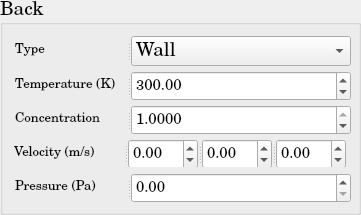
          <widget class="QGroupBox" name="DM_BoundaryCondition_Back">
           <property name="minimumSize">
            <size>
             <width>361</width>
             <height>215</height>
            </size>
           </property>
           <property name="maximumSize">
            <size>
             <width>361</width>
             <height>215</height>
            </size>
           </property>
           <property name="font">
            <font>
             <family>Century Schoolbook L</family>
             <pointsize>14</pointsize>
             <weight>50</weight>
             <bold>false</bold>
            </font>
           </property>
           <property name="title">
            <string>Back</string>
           </property>
           <layout class="QGridLayout" name="gridLayout_35">
            <item row="0" column="0">
             <widget class="QSplitter" name="splitter_96">
              <property name="minimumSize">
               <size>
                <width>338</width>
                <height>30</height>
               </size>
              </property>
              <property name="maximumSize">
               <size>
                <width>336</width>
                <height>30</height>
               </size>
              </property>
              <property name="orientation">
               <enum>Qt::Horizontal</enum>
              </property>
              <widget class="QLabel" name="DM_BC_Type_Back">
               <property name="minimumSize">
                <size>
                 <width>110</width>
                 <height>30</height>
                </size>
               </property>
               <property name="maximumSize">
                <size>
                 <width>110</width>
                 <height>30</height>
                </size>
               </property>
               <property name="text">
                <string>&lt;html&gt;&lt;head/&gt;&lt;body&gt;&lt;p&gt;&lt;span style=&quot; font-size:10pt;&quot;&gt;Type&lt;/span&gt;&lt;/p&gt;&lt;/body&gt;&lt;/html&gt;</string>
               </property>
              </widget>
              <widget class="QComboBox" name="DM_BC_Type_Back_ComboBox">
               <property name="minimumSize">
                <size>
                 <width>220</width>
                 <height>30</height>
                </size>
               </property>
               <property name="maximumSize">
                <size>
                 <width>220</width>
                 <height>30</height>
                </size>
               </property>
               <item>
                <property name="text">
                 <string>Wall</string>
                </property>
               </item>
               <item>
                <property name="text">
                 <string>Inlet</string>
                </property>
               </item>
               <item>
                <property name="text">
                 <string>Outlet</string>
                </property>
               </item>
               <item>
                <property name="text">
                 <string>Neumann</string>
                </property>
               </item>
               <item>
                <property name="text">
                 <string>Dirichlet</string>
                </property>
               </item>
              </widget>
             </widget>
            </item>
            <item row="1" column="0">
             <widget class="QSplitter" name="splitter_97">
              <property name="minimumSize">
               <size>
                <width>338</width>
                <height>30</height>
               </size>
              </property>
              <property name="maximumSize">
               <size>
                <width>336</width>
                <height>30</height>
               </size>
              </property>
              <property name="orientation">
               <enum>Qt::Horizontal</enum>
              </property>
              <widget class="QLabel" name="DM_BC_Temperature_Back">
               <property name="minimumSize">
                <size>
                 <width>110</width>
                 <height>30</height>
                </size>
               </property>
               <property name="maximumSize">
                <size>
                 <width>110</width>
                 <height>30</height>
                </size>
               </property>
               <property name="text">
                <string>&lt;html&gt;&lt;head/&gt;&lt;body&gt;&lt;p&gt;&lt;span style=&quot; font-size:10pt;&quot;&gt;Temperature (K)&lt;/span&gt;&lt;/p&gt;&lt;/body&gt;&lt;/html&gt;</string>
               </property>
              </widget>
              <widget class="QDoubleSpinBox" name="DM_BC_Back_Temperature_doubleSpinBox">
               <property name="minimumSize">
                <size>
                 <width>220</width>
                 <height>30</height>
                </size>
               </property>
               <property name="maximumSize">
                <size>
                 <width>220</width>
                 <height>30</height>
                </size>
               </property>
               <property name="font">
                <font>
                 <pointsize>11</pointsize>
                </font>
               </property>
               <property name="maximum">
                <double>1000000000.000000000000000</double>
               </property>
               <property name="value">
                <double>300.000000000000000</double>
               </property>
              </widget>
             </widget>
            </item>
            <item row="2" column="0">
             <widget class="QSplitter" name="splitter_106">
              <property name="minimumSize">
               <size>
                <width>338</width>
                <height>30</height>
               </size>
              </property>
              <property name="maximumSize">
               <size>
                <width>336</width>
                <height>30</height>
               </size>
              </property>
              <property name="orientation">
               <enum>Qt::Horizontal</enum>
              </property>
              <widget class="QLabel" name="DM_BC_Concentration_Back">
               <property name="minimumSize">
                <size>
                 <width>110</width>
                 <height>30</height>
                </size>
               </property>
               <property name="maximumSize">
                <size>
                 <width>110</width>
                 <height>30</height>
                </size>
               </property>
               <property name="text">
                <string>&lt;html&gt;&lt;head/&gt;&lt;body&gt;&lt;p&gt;&lt;span style=&quot; font-size:10pt;&quot;&gt;Concentration&lt;/span&gt;&lt;/p&gt;&lt;/body&gt;&lt;/html&gt;</string>
               </property>
              </widget>
              <widget class="QDoubleSpinBox" name="DM_BC_Back_Concentration_doubleSpinBox">
               <property name="minimumSize">
                <size>
                 <width>220</width>
                 <height>30</height>
                </size>
               </property>
               <property name="maximumSize">
                <size>
                 <width>220</width>
                 <height>30</height>
                </size>
               </property>
               <property name="font">
                <font>
                 <pointsize>11</pointsize>
                </font>
               </property>
               <property name="decimals">
                <number>4</number>
               </property>
               <property name="maximum">
                <double>1.000000000000000</double>
               </property>
               <property name="singleStep">
                <double>0.010000000000000</double>
               </property>
               <property name="value">
                <double>1.000000000000000</double>
               </property>
              </widget>
             </widget>
            </item>
            <item row="3" column="0">
             <widget class="QSplitter" name="splitter_98">
              <property name="orientation">
               <enum>Qt::Horizontal</enum>
              </property>
              <widget class="QLabel" name="DM_BC_Velocity_Back">
               <property name="minimumSize">
                <size>
                 <width>110</width>
                 <height>30</height>
                </size>
               </property>
               <property name="maximumSize">
                <size>
                 <width>110</width>
                 <height>30</height>
                </size>
               </property>
               <property name="text">
                <string>&lt;html&gt;&lt;head/&gt;&lt;body&gt;&lt;p&gt;&lt;span style=&quot; font-size:10pt;&quot;&gt;Velocity (m/s)&lt;/span&gt;&lt;/p&gt;&lt;/body&gt;&lt;/html&gt;</string>
               </property>
              </widget>
              <widget class="QSplitter" name="splitter_99">
               <property name="minimumSize">
                <size>
                 <width>220</width>
                 <height>30</height>
                </size>
               </property>
               <property name="maximumSize">
                <size>
                 <width>222</width>
                 <height>30</height>
                </size>
               </property>
               <property name="orientation">
                <enum>Qt::Horizontal</enum>
               </property>
               <widget class="QDoubleSpinBox" name="DM_BC_Back_Velocity_1d_doubleSpinBox">
                <property name="minimumSize">
                 <size>
                  <width>68</width>
                  <height>30</height>
                 </size>
                </property>
                <property name="maximumSize">
                 <size>
                  <width>70</width>
                  <height>30</height>
                 </size>
                </property>
                <property name="font">
                 <font>
                  <pointsize>11</pointsize>
                 </font>
                </property>
                <property name="minimum">
                 <double>-1000000000.000000000000000</double>
                </property>
                <property name="maximum">
                 <double>1000000000.000000000000000</double>
                </property>
               </widget>
               <widget class="QDoubleSpinBox" name="DM_BC_Back_Velocity_2d_doubleSpinBox">
                <property name="minimumSize">
                 <size>
                  <width>68</width>
                  <height>30</height>
                 </size>
                </property>
                <property name="maximumSize">
                 <size>
                  <width>70</width>
                  <height>30</height>
                 </size>
                </property>
                <property name="font">
                 <font>
                  <pointsize>11</pointsize>
                 </font>
                </property>
                <property name="minimum">
                 <double>-1000000000.000000000000000</double>
                </property>
                <property name="maximum">
                 <double>1000000000.000000000000000</double>
                </property>
               </widget>
               <widget class="QDoubleSpinBox" name="DM_BC_Back_Velocity_3d_doubleSpinBox">
                <property name="minimumSize">
                 <size>
                  <width>68</width>
                  <height>30</height>
                 </size>
                </property>
                <property name="maximumSize">
                 <size>
                  <width>70</width>
                  <height>30</height>
                 </size>
                </property>
                <property name="font">
                 <font>
                  <pointsize>11</pointsize>
                 </font>
                </property>
                <property name="minimum">
                 <double>-1000000000.000000000000000</double>
                </property>
                <property name="maximum">
                 <double>1000000000.000000000000000</double>
                </property>
               </widget>
              </widget>
             </widget>
            </item>
            <item row="4" column="0">
             <widget class="QSplitter" name="splitter_100">
              <property name="minimumSize">
               <size>
                <width>338</width>
                <height>30</height>
               </size>
              </property>
              <property name="maximumSize">
               <size>
                <width>336</width>
                <height>30</height>
               </size>
              </property>
              <property name="orientation">
               <enum>Qt::Horizontal</enum>
              </property>
              <widget class="QLabel" name="DM_BC_Pressure_Back">
               <property name="minimumSize">
                <size>
                 <width>110</width>
                 <height>30</height>
                </size>
               </property>
               <property name="maximumSize">
                <size>
                 <width>110</width>
                 <height>30</height>
                </size>
               </property>
               <property name="text">
                <string>&lt;html&gt;&lt;head/&gt;&lt;body&gt;&lt;p&gt;&lt;span style=&quot; font-size:10pt;&quot;&gt;Pressure (Pa)&lt;/span&gt;&lt;/p&gt;&lt;/body&gt;&lt;/html&gt;</string>
               </property>
              </widget>
              <widget class="QDoubleSpinBox" name="DM_BC_Pressure_Back_doubleSpinBox">
               <property name="minimumSize">
                <size>
                 <width>220</width>
                 <height>30</height>
                </size>
               </property>
               <property name="maximumSize">
                <size>
                 <width>220</width>
                 <height>30</height>
                </size>
               </property>
               <property name="font">
                <font>
                 <pointsize>11</pointsize>
                </font>
               </property>
               <property name="maximum">
                <double>1000000000.000000000000000</double>
               </property>
              </widget>
             </widget>
            </item>
           </layout>
          </widget>
